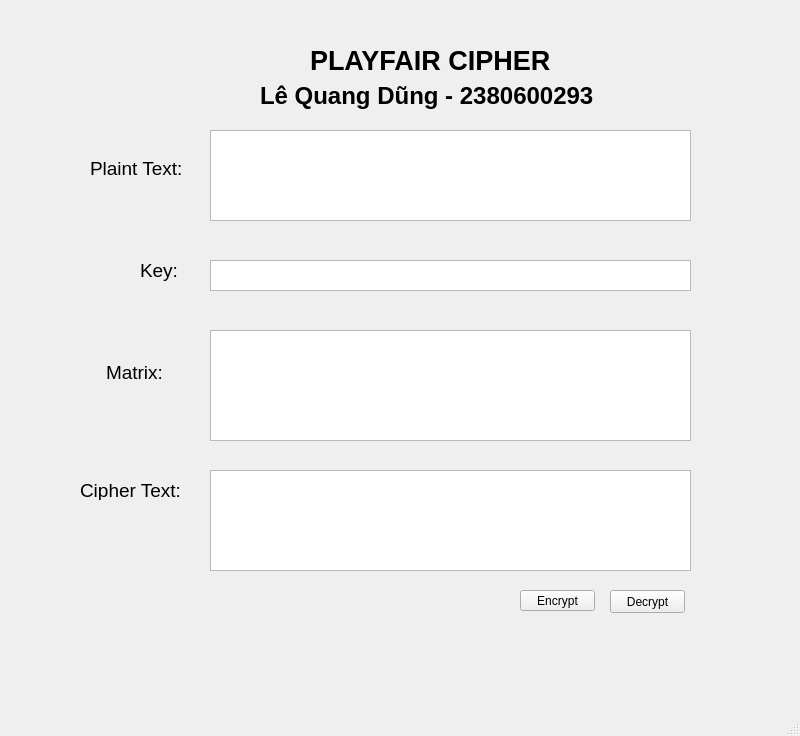
<?xml version="1.0" encoding="UTF-8"?>
<ui version="4.0">
 <class>MainWindow</class>
 <widget class="QMainWindow" name="MainWindow">
  <property name="geometry">
   <rect>
    <x>0</x>
    <y>0</y>
    <width>800</width>
    <height>736</height>
   </rect>
  </property>
  <property name="windowTitle">
   <string>MainWindow</string>
  </property>
  <widget class="QWidget" name="centralwidget">
   <widget class="QLabel" name="label">
    <property name="geometry">
     <rect>
      <x>310</x>
      <y>50</y>
      <width>291</width>
      <height>21</height>
     </rect>
    </property>
    <property name="font">
     <font>
      <pointsize>20</pointsize>
      <weight>75</weight>
      <bold>true</bold>
     </font>
    </property>
    <property name="text">
     <string>PLAYFAIR CIPHER</string>
    </property>
   </widget>
   <widget class="QLabel" name="label_3">
    <property name="geometry">
     <rect>
      <x>140</x>
      <y>260</y>
      <width>61</width>
      <height>21</height>
     </rect>
    </property>
    <property name="font">
     <font>
      <pointsize>14</pointsize>
     </font>
    </property>
    <property name="text">
     <string>Key:</string>
    </property>
   </widget>
   <widget class="QLabel" name="label_5">
    <property name="geometry">
     <rect>
      <x>260</x>
      <y>80</y>
      <width>361</width>
      <height>31</height>
     </rect>
    </property>
    <property name="font">
     <font>
      <pointsize>18</pointsize>
      <weight>75</weight>
      <bold>true</bold>
     </font>
    </property>
    <property name="text">
     <string>Lê Quang Dũng - 2380600293</string>
    </property>
   </widget>
   <widget class="QPushButton" name="btn_decrypt">
    <property name="geometry">
     <rect>
      <x>610</x>
      <y>590</y>
      <width>75</width>
      <height>23</height>
     </rect>
    </property>
    <property name="text">
     <string>Decrypt</string>
    </property>
   </widget>
   <widget class="QLabel" name="label_2">
    <property name="geometry">
     <rect>
      <x>90</x>
      <y>160</y>
      <width>121</width>
      <height>16</height>
     </rect>
    </property>
    <property name="font">
     <font>
      <pointsize>14</pointsize>
     </font>
    </property>
    <property name="text">
     <string>Plaint Text:</string>
    </property>
   </widget>
   <widget class="QPlainTextEdit" name="txt_key">
    <property name="geometry">
     <rect>
      <x>210</x>
      <y>260</y>
      <width>481</width>
      <height>31</height>
     </rect>
    </property>
   </widget>
   <widget class="QPlainTextEdit" name="txt_cipher_text">
    <property name="geometry">
     <rect>
      <x>210</x>
      <y>470</y>
      <width>481</width>
      <height>101</height>
     </rect>
    </property>
   </widget>
   <widget class="QLabel" name="label_4">
    <property name="geometry">
     <rect>
      <x>80</x>
      <y>480</y>
      <width>111</width>
      <height>20</height>
     </rect>
    </property>
    <property name="font">
     <font>
      <pointsize>14</pointsize>
     </font>
    </property>
    <property name="text">
     <string>Cipher Text:</string>
    </property>
   </widget>
   <widget class="QPlainTextEdit" name="txt_plain_text">
    <property name="geometry">
     <rect>
      <x>210</x>
      <y>130</y>
      <width>481</width>
      <height>91</height>
     </rect>
    </property>
   </widget>
   <widget class="QPushButton" name="btn_encrypt">
    <property name="geometry">
     <rect>
      <x>520</x>
      <y>590</y>
      <width>75</width>
      <height>21</height>
     </rect>
    </property>
    <property name="text">
     <string>Encrypt</string>
    </property>
   </widget>
   <widget class="QLabel" name="label_6">
    <property name="geometry">
     <rect>
      <x>106</x>
      <y>362</y>
      <width>61</width>
      <height>21</height>
     </rect>
    </property>
    <property name="font">
     <font>
      <pointsize>14</pointsize>
     </font>
    </property>
    <property name="text">
     <string>Matrix:</string>
    </property>
   </widget>
   <widget class="QPlainTextEdit" name="txt_matrix">
    <property name="geometry">
     <rect>
      <x>210</x>
      <y>330</y>
      <width>481</width>
      <height>111</height>
     </rect>
    </property>
   </widget>
  </widget>
  <widget class="QMenuBar" name="menubar">
   <property name="geometry">
    <rect>
     <x>0</x>
     <y>0</y>
     <width>800</width>
     <height>21</height>
    </rect>
   </property>
  </widget>
  <widget class="QStatusBar" name="statusbar"/>
 </widget>
 <resources/>
 <connections/>
</ui>
